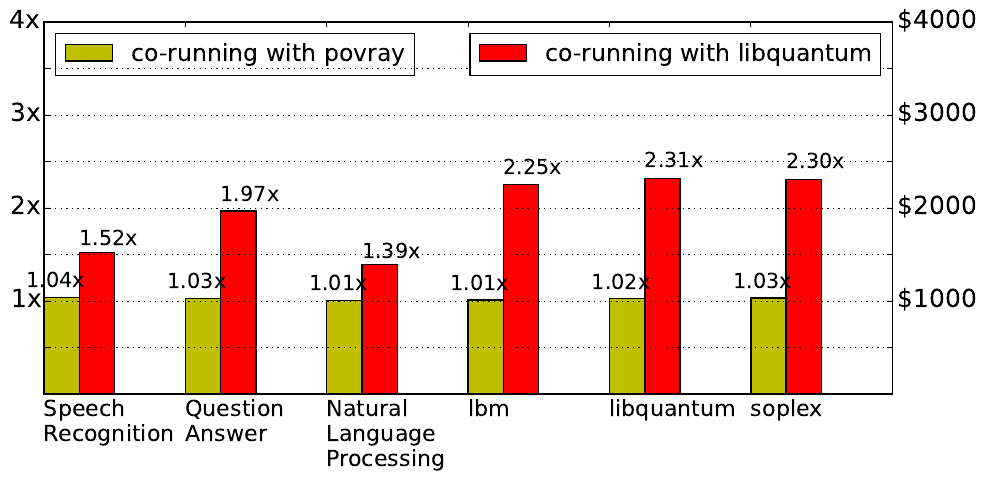

Python code for this plot:
from collections import defaultdict
import numpy as np
import matplotlib.pyplot as plt

colocationListBaseline = [ 'colocating with perlbench', 'colocating with astar', 'colocating with povray', 'colocating with omnetpp', 'colocating with bzip2', 'colocating with libquantum', 'colocating with lbm', 'colocating with sphinx3', 'colocating with soplex' ]
#runningList = [ 'mcf', 'colocating with bzip2', 'mcf', 'colocating with astar', 'mcf', 'colocating with soplex', 'mcf', 'colocating with lbm', 'mcf', 'colocating with libquantum' ]
runningList1 = [ 'libquantum', 'colocating with povray', 'libquantum', 'colocating with libquantum']
runningList2 = [ 'lbm', 'colocating with povray', 'lbm', 'colocating with libquantum']
runningList3 = [  'soplex', 'colocating with povray', 'soplex', 'colocating with libquantum']
runningList4 = [ 'gmm', 'colocating with povray', 'gmm', 'colocating with libquantum']
runningList5 = [   'crf', 'colocating with povray', 'crf', 'colocating with libquantum']
runningList6 = [  'nlp-pos', 'colocating with povray', 'nlp-pos', 'colocating with libquantum']
benchListExperiments = ['lbm', 'libquantum', 'soplex']
benchListExperiments2 = ['gmm', 'crf', 'nlp-pos']
benchListExperiments3 = ['lbm', 'libquantum', 'soplex', 'speech', 'crf', 'NLP']
xlabels = ['Speech\nRecognition', 'Question\nAnswer', 'Natural\nLanguage\nProcessing', 'lbm', 'libquantum', 'soplex' ]
gmm=0.74
crf=0.55
nlp_pos=0.45
libquantum=0.59
lbm=0.95
soplex=1.3
def autolabel(rects):
    # attach some text labels
    for rect in rects:
        height = rect.get_height()
        plt.text(rect.get_x()-rect.get_width()/2., 1.1*height, '%.2fx'%float(height), size='15')

def autolabel2(rects):
    # attach some text labels
    for rect in rects:
        height = rect.get_height()
        plt.text(rect.get_x(), 1.05*height, '%.2fx'%float(height), size='15')

filename = 'shutter_cpi_5'
fList2 = [s.strip() for s in open('../../papergraphs/1.1intrograph/degradation/spec.txt').readlines()]
fList3 = [s.strip() for s in open('../../papergraphs/1.1intrograph/degradation/sirius.txt').readlines()]

dictList_degradation_colocation = defaultdict(lambda  : defaultdict(list))
dictList_degradation_colocation_sirius = defaultdict(lambda  : defaultdict(list))

labels = ['0x', '1x', '2x', '3x', '4x']

for (b,a) in enumerate(fList2):
    if a in colocationListBaseline:
        index = a
    else:
        if a in benchListExperiments:
            dictList_degradation_colocation[index][a].append(float(fList2[b+1]))

for (b,a) in enumerate(fList3):
    if a in colocationListBaseline:
        index = a
    else:
        if a in benchListExperiments2:
            dictList_degradation_colocation_sirius[index][a].append(float(fList3[b+1]))

yaxis = ()
yaxis2 = ()
xaxis = ()
#xaxis = xaxis + ('solo app',)
#yaxis = yaxis + (1,)
#yaxis2= yaxis2 + (1,)
#sorting the ground truth values
for a in xrange(0,len(runningList1),2):
    j = runningList1[a+1]
    i = runningList1[a]
    #yaxis = yaxis + (np.mean(dictList_degradation_colocation[j][i])/np.mean(dictList_degradation_colocation['colocating with bzip2'][i]), )
    yaxis = yaxis + (np.mean(dictList_degradation_colocation[j][i])/libquantum, )
for a in xrange(0,len(runningList2),2):
    j = runningList2[a+1]
    i = runningList2[a]
    #yaxis = yaxis + (np.mean(dictList_degradation_colocation[j][i])/np.mean(dictList_degradation_colocation['colocating with bzip2'][i]), )
    yaxis = yaxis + (np.mean(dictList_degradation_colocation[j][i])/lbm, )
for a in xrange(0,len(runningList3),2):
    j = runningList3[a+1]
    i = runningList3[a]
    #yaxis = yaxis + (np.mean(dictList_degradation_colocation[j][i])/np.mean(dictList_degradation_colocation['colocating with bzip2'][i]), )
    yaxis = yaxis + (np.mean(dictList_degradation_colocation[j][i])/soplex, )

for a in xrange(0,len(runningList4),2):
    j = runningList4[a+1]
    i = runningList4[a]
    yaxis2= yaxis2 + (np.mean(dictList_degradation_colocation_sirius[j][i])/gmm, )
    #print j,i,dictList_degradation_colocation_sirius[j][i]

for a in xrange(0,len(runningList5),2):
    j = runningList5[a+1]
    i = runningList5[a]
    yaxis2= yaxis2 + (np.mean(dictList_degradation_colocation_sirius[j][i])/crf, )
    #print j,i,dictList_degradation_colocation_sirius[j][i]

for a in xrange(0,len(runningList6),2):
    j = runningList6[a+1]
    i = runningList6[a]
    yaxis2= yaxis2 + (np.mean(dictList_degradation_colocation_sirius[j][i])/nlp_pos, )
    #print j,i,dictList_degradation_colocation_sirius[j][i]
#print yaxis,yaxis2


yaxis_povray = ()
yaxis_libquantum = ()

for (count,item) in enumerate(yaxis2):
    if count%2 == 0:
        yaxis_povray = yaxis_povray + (item , )
    else:
        yaxis_libquantum = yaxis_libquantum + (item, )

for (count,item) in enumerate(yaxis):
    if count%2 == 0:
        yaxis_povray = yaxis_povray + (item , )
    else:
        yaxis_libquantum = yaxis_libquantum + (item, )


#print yaxis_povray, yaxis_libquantum



width=0.25
x = np.arange(len(yaxis))
fig = plt.figure(figsize=(10, 5))
ax1 = fig.add_subplot(111)
bar1 = ax1.bar( x, yaxis_povray, width, color="y", label='co-running with povray')
ax2 = ax1.twinx()
bar2 = ax2.bar( x+width, yaxis_libquantum, width, color="r", label='co-running with libquantum')
autolabel(bar1)
ax1.set_xlim(0,6)
ax1.set_ylim(0,4)
ax1.set_yticklabels(('', '', '1x','', '2x', '', '3x', '', '4x', '') , size='18')
ax2.set_ylim(0,4)
ax2.set_yticklabels(('', '', '$1000','', '$2000', '', '$3000', '', '$4000', '') , size='18')
ax1.set_xticklabels(xlabels,  ha='left', rotation='0', size='16')
autolabel2(bar2)
ax1.legend(prop={'size':17}, loc=2)
ax2.legend(prop={'size':17}, loc=1)
plt.tight_layout()
plt.grid()

import os as mars_awesome_os;
import matplotlib.pyplot as mars_awesome_plt;
mars_awesome_plt.savefig('comparecorun.eps', bbox_inches='tight');
mars_awesome_os.popen('epstopdf comparecorun.eps');
